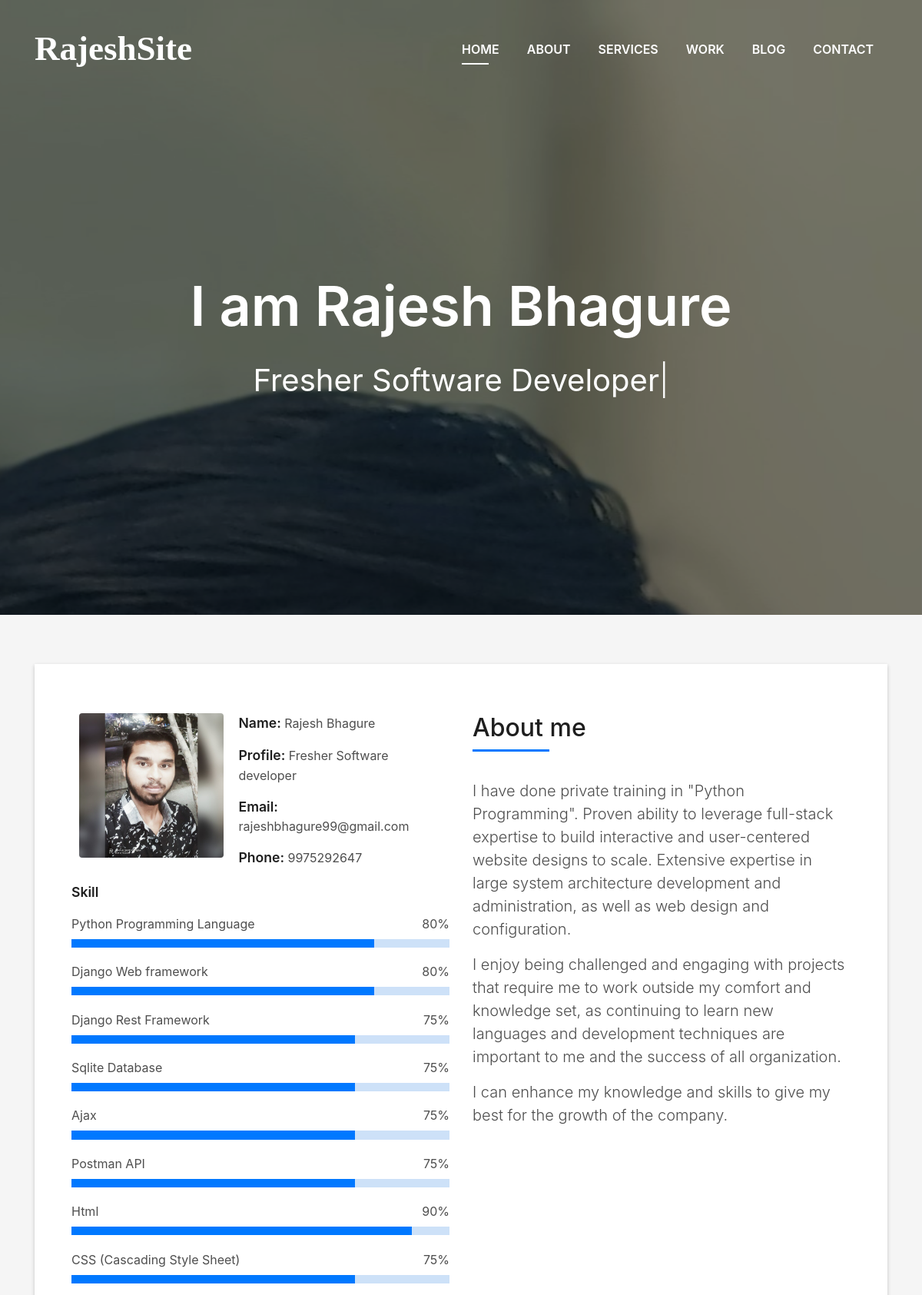
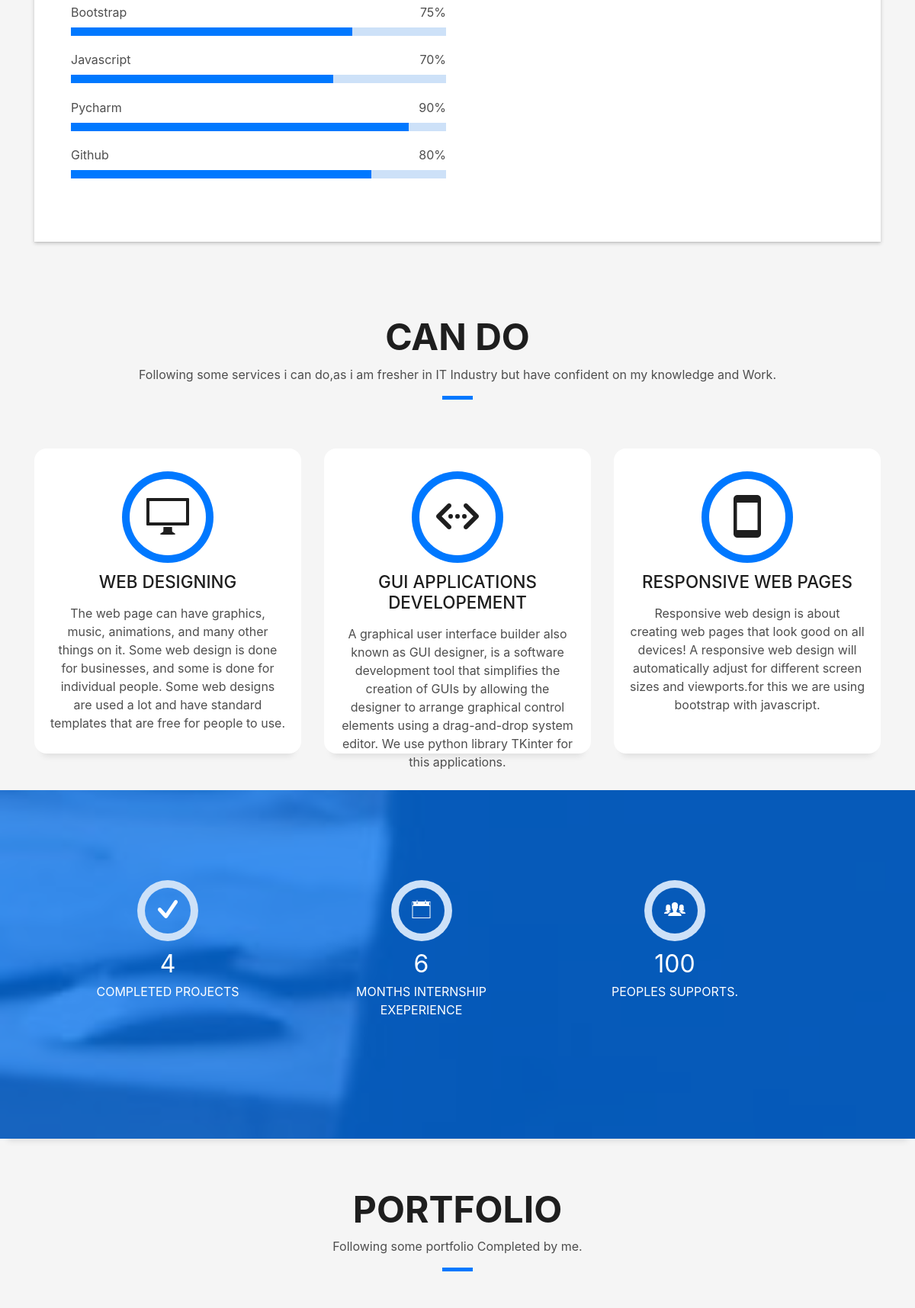
The page / (upper part) on the database its author committed (2 pictures, top to bottom).
### app/models.py (models this page shows)
class PersonalModel(models.Model):
    name=models.CharField(max_length=30)
    profile=models.CharField(max_length=30)
    email=models.EmailField()
    contact_number=models.IntegerField()
    Education=models.CharField(max_length=50)

class SkillModel(models.Model):
    skill_name=models.CharField(max_length=30)
    percentage=models.IntegerField()

### app/views.py (the view)
# urls.py: path("",views.myindex,name='index'),
def myindex(request):
    skill=SkillModel.objects.all()
    portfolio=PortfolioModel.objects.all()
    blog=BlogModel.objects.all()
    return render(request,"index.html",{"skill":skill,"personal":PersonalModel.objects.all(),"portfolio":portfolio,"blog":blog})

### templates/index.html (shortened to what this page needs)
{% load static %}
<!DOCTYPE html>
<html lang="en">
<head>
  <link href="{% static 'assets/vendor/bootstrap/css/bootstrap.min.css' %}" rel="stylesheet">
  <link href="{% static 'assets/vendor/font-awesome/css/font-awesome.min.css' %}" rel="stylesheet">
  <link href="{% static 'assets/vendor/ionicons/css/ionicons.min.css' %}" rel="stylesheet">
  <link href="{% static 'assets/vendor/owl.carousel/assets/owl.carousel.min.css' %}" rel="stylesheet">
  <link href="{% static 'assets/vendor/venobox/venobox.css' %}" rel="stylesheet">
  <link href="{% static 'assets/css/style.css' %}" rel="stylesheet">
</head>
<body id="page-top">
  <nav class="navbar navbar-b navbar-trans navbar-expand-md fixed-top" id="mainNav">
    <div class="container">
      <a class="navbar-brand js-scroll" href="#page-top" style="font-family: 'Agency FB';font-size: 45px">RajeshSite</a>
      <div class="navbar-collapse collapse justify-content-end" id="navbarDefault">
        <ul class="navbar-nav">
          <li class="nav-item">
            <a class="nav-link js-scroll active" href="{% url 'index' %}">Home</a>
          </li>
          <li class="nav-item">
            <a class="nav-link js-scroll" href="#about">About</a>
          </li>
          <li class="nav-item">
            <a class="nav-link js-scroll" href="#service">Services</a>
          </li>
          <li class="nav-item">
            <a class="nav-link js-scroll" href="#work">Work</a>
          </li>
          <li class="nav-item">
            <a class="nav-link js-scroll" href="#blog">Blog</a>
          </li>
          <li class="nav-item">
            <a class="nav-link js-scroll" href="#contact">Contact</a>
          </li>
        </ul>
      </div>
    </div>
  </nav>
  <div id="home" class="intro bg-image" style="background-image: url({% static 'assets/img/IMG_20180401_180810.jpg' %});">
    <div class="overlay-itro"></div>
    <div class="intro-content display-table">
      <div class="table-cell">
          <br>  <br>          <br>
          <br>
        <div class="container">
          <h1 class="intro-title mb-4">I am Rajesh Bhagure</h1>
          <p class="intro-subtitle"><span class="text-slider-items">Fresher Software Developer,Web Developer,Frontend Developer</span><strong class="text-slider"></strong></p>
        </div>
      </div>
    </div>
  </div>
    <section id="about" class="about-mf sect-pt4 route">
      <div class="container">
        <div class="row">
          <div class="col-sm-12">
            <div class="box-shadow-full">
              <div class="row">
                <div class="col-md-6">
                  <div class="row">
                    <div class="col-sm-6 col-md-5">
                      <div class="about-img">
                        <img src="{% static 'assets/img/IMG_20191116_141146.jpg' %}" class="img-fluid rounded b-shadow-a" alt="">
                      </div>
                    </div>
                    <div class="col-sm-6 col-md-7">
                      <div class="about-info">
                          {% for x in personal %}
                        <p><span class="title-s">Name: </span> <span>{{ x.name }}</span></p>
                        <p><span class="title-s">Profile: </span> <span>{{ x.profile }}</span></p>
                        <p><span class="title-s">Email: </span> <span>{{ x.email }}</span></p>
                        <p><span class="title-s">Phone: </span> <span>{{ x.contact_number }}</span></p>
                          {% endfor %}
                      </div>
                    </div>
                  </div>
                  <div class="skill-mf">
                    <p class="title-s">Skill</p>
                      {% for x in skill %}
                    <span>{{ x.skill_name }}</span> <span class="pull-right">{{ x.percentage }}%</span>
                    <div class="progress">
                      <div class="progress-bar" role="progressbar" style="width: {{ x.percentage }}%;" aria-valuenow="85" aria-valuemin="0" aria-valuemax="100"></div>
                    </div>
                    {% endfor %}
                  </div>
                </div>
                <div class="col-md-6">
                  <div class="about-me pt-4 pt-md-0">
                    <div class="title-box-2">
                      <h5 class="title-left">
                        About me
                      </h5>
                    </div>
                    <p class="lead">
I have done private training in "Python Programming". Proven ability to leverage full-stack expertise to build interactive and user-centered website designs to scale. Extensive expertise in large system architecture development and administration, as well as web design and configuration.
 </p>
                    <p class="lead">
                     I enjoy being challenged and engaging with projects that require me to work outside my comfort and knowledge set, as continuing to learn new languages and development techniques are important to me and the success of all organization.
                    </p>
                    <p class="lead">
                     I can enhance my knowledge and skills to give my best for the growth of the company.
                    </p>
                  </div>
                </div>
              </div>
            </div>
          </div>
        </div>
      </div>
    </section>
    <section id="service" class="services-mf pt-5 route">
      <div class="container">
        <div class="row">
          <div class="col-sm-12">
            <div class="title-box text-center">
              <h3 class="title-a">
                Can do
              </h3>
              <p class="subtitle-a">Following some services i can do,as i am fresher in IT Industry but have confident on my knowledge and Work. </p>
              <div class="line-mf"></div>
            </div>
          </div>
        </div>
        <div class="row">
          <div class="col-md-4">
            <div class="service-box" style="height: 400px">
              <div class="service-ico">
                <span class="ico-circle"><i class="ion-monitor"></i></span>
              </div>
              <div class="service-content">
                <h2 class="s-title">Web Designing</h2>
                <p class="s-description text-center">
                 The web page can have graphics, music, animations, and many other things on it. Some web design is done for businesses, and some is done for individual people. Some web designs are used a lot and have standard templates that are free for people to use.
                </p>
              </div>
            </div>
          </div>
          <div class="col-md-4">
            <div class="service-box" style="height: 400px">
              <div class="service-ico">
                <span class="ico-circle"><i class="ion-code-working"></i></span>
              </div>
              <div class="service-content">
                <h2 class="s-title">GUI Applications Developement</h2>
                <p class="s-description text-center">
A graphical user interface builder also known as GUI designer, is a software development tool that simplifies the creation of GUIs by allowing the designer to arrange graphical control elements using a drag-and-drop system editor.
We use python library TKinter for this applications.
                </p>
              </div>
            </div>
          </div>
          <div class="col-md-4">
            <div class="service-box" style="height: 400px">
              <div class="service-ico">
                <span class="ico-circle"><i class="ion-android-phone-portrait"></i></span>
              </div>
              <div class="service-content">
                <h2 class="s-title">Responsive Web Pages</h2>
                <p class="s-description text-center">
                  Responsive web design is about creating web pages that look good on all devices!
A responsive web design will automatically adjust for different screen sizes and viewports.for this we are using bootstrap with javascript.
                </p>
              </div>
            </div>
          </div>
        </div>
      </div>
    </section>
    <div class="section-counter paralax-mf bg-image" style="background-image: url(assets/img/counters-bg.jpg)">
      <div class="overlay-mf"></div>
      <div class="container">
        <div class="row">
          <div class="col-sm-4 col-lg-4">
            <div class="counter-box counter-box pt-4 pt-md-0">
              <div class="counter-ico">
                <span class="ico-circle"><i class="ion-checkmark-round"></i></span>
              </div>
              <div class="counter-num">
                <p class="counter">4</p>
                <span class="counter-text">COMPLETED PROJECTS</span>
              </div>
            </div>
          </div>
          <div class="col-sm-3 col-lg-3">
            <div class="counter-box pt-4 pt-md-0">
              <div class="counter-ico">
                <span class="ico-circle"><i class="ion-ios-calendar-outline"></i></span>
              </div>
              <div class="counter-num">
                <p class="counter">6</p>
                <span class="counter-text">MONTHS INTERNSHIP EXEPERIENCE</span>
              </div>
            </div>
          </div>
          <div class="col-sm-4 col-lg-4">
            <div class="counter-box pt-4 pt-md-0">
              <div class="counter-ico">
                <span class="ico-circle"><i class="ion-ios-people"></i></span>
              </div>
              <div class="counter-num">
                <p class="counter">100</p>
                <span class="counter-text">PEOPLES SUPPORTS.</span>
              </div>
            </div>
          </div>
                  </div>
      </div>
    </div>
    <section id="work" class="portfolio-mf sect-pt4 route">
      <div class="container">
        <div class="row">
          <div class="col-sm-12">
            <div class="title-box text-center">
              <h3 class="title-a">
                Portfolio
              </h3>
              <p class="subtitle-a">
Following some portfolio Completed by me.</p>
              <div class="line-mf"></div>
            </div>
          </div>
        </div>
      </div>
    </section>
</body>
</html>

### rows shown on the page
PersonalModel: name "Rajesh Bhagure", profile "Fresher Software developer", email "rajeshbhagure99@gmail.com", contact_number "9975292647"
SkillModel: skill_name "Python Programming Language", percentage "80"
SkillModel: skill_name "Django Web framework", percentage "80"
SkillModel: skill_name "Django Rest Framework", percentage "75"
SkillModel: skill_name "Sqlite Database", percentage "75"
SkillModel: skill_name "Ajax", percentage "75"
SkillModel: skill_name "Postman API", percentage "75"
SkillModel: skill_name "Html", percentage "90"
SkillModel: skill_name "CSS (Cascading Style Sheet)", percentage "75"
SkillModel: skill_name "Bootstrap", percentage "75"
SkillModel: skill_name "Javascript", percentage "70"
SkillModel: skill_name "Pycharm", percentage "90"
SkillModel: skill_name "Github", percentage "80"
